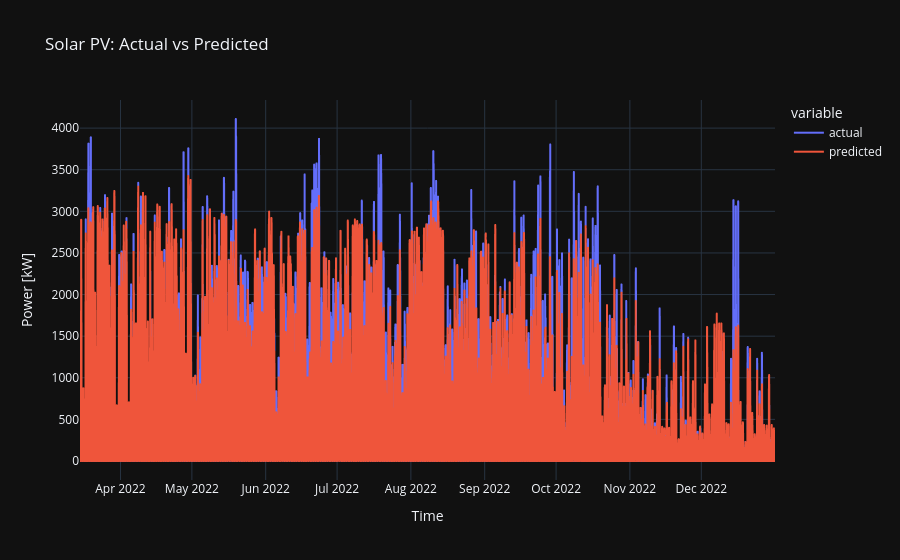

Notebook code cell kept with this figure:
### Code cell
# Plot actual vs predicted.
hourly_results = solar_results.resample("1h").mean()

fig = px.line(
    hourly_results,
    y=["actual", "predicted"],
    title="Solar PV: Actual vs Predicted",
    labels={"value": "Power [kW]", "DateTime": "Time"},
)

fig.show()

### Figure 1 — Plotly figure (JSON) as saved in the notebook; plotly's stock layout.template omitted (floating-point values rounded to 4 significant figures; data arrays with more than 128 entries replaced by an {"elided": "..."} marker saying what was removed)
{"data": [{"hovertemplate": "variable=actual<br>Time=%{x}<br>Power [kW]=%{y}<extra></extra>", "legendgroup": "actual", "line": {"color": "#636efa", "dash": "solid"}, "marker": {"symbol": "circle"}, "mode": "lines", "name": "actual", "showlegend": true, "x": {"elided": "7008 str values"}, "xaxis": "x", "y": {"elided": "7008 float values"}, "yaxis": "y", "type": "scattergl"}, {"hovertemplate": "variable=predicted<br>Time=%{x}<br>Power [kW]=%{y}<extra></extra>", "legendgroup": "predicted", "line": {"color": "#EF553B", "dash": "solid"}, "marker": {"symbol": "circle"}, "mode": "lines", "name": "predicted", "showlegend": true, "x": {"elided": "7008 str values"}, "xaxis": "x", "y": {"elided": "7008 float values"}, "yaxis": "y", "type": "scattergl"}], "layout": {"xaxis": {"anchor": "y", "domain": [0.0, 1.0], "title": {"text": "Time"}}, "yaxis": {"anchor": "x", "domain": [0.0, 1.0], "title": {"text": "Power [kW]"}}, "legend": {"title": {"text": "variable"}, "tracegroupgap": 0}, "title": {"text": "Solar PV: Actual vs Predicted"}}}
